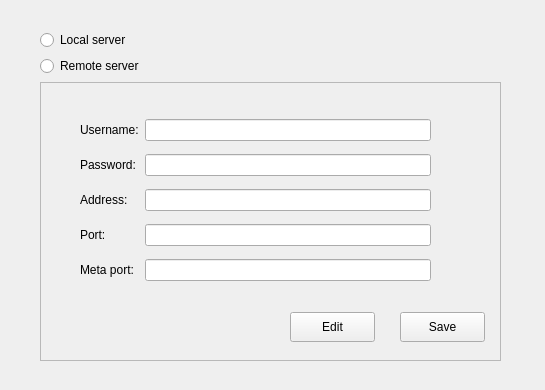
<?xml version="1.0" encoding="UTF-8"?>
<ui version="4.0">
 <class>Form</class>
 <widget class="QWidget" name="Form">
  <property name="geometry">
   <rect>
    <x>0</x>
    <y>0</y>
    <width>545</width>
    <height>390</height>
   </rect>
  </property>
  <property name="windowTitle">
   <string>Form</string>
  </property>
  <widget class="QWidget" name="gridLayoutWidget">
   <property name="geometry">
    <rect>
     <x>40</x>
     <y>30</y>
     <width>461</width>
     <height>331</height>
    </rect>
   </property>
   <layout class="QGridLayout" name="gridLayout">
    <item row="0" column="0">
     <widget class="QRadioButton" name="localServerButton">
      <property name="text">
       <string>Local server</string>
      </property>
     </widget>
    </item>
    <item row="2" column="0">
     <widget class="QFrame" name="remoteServerBox">
      <property name="frameShape">
       <enum>QFrame::StyledPanel</enum>
      </property>
      <property name="frameShadow">
       <enum>QFrame::Raised</enum>
      </property>
      <widget class="QWidget" name="gridLayoutWidget_2">
       <property name="geometry">
        <rect>
         <x>40</x>
         <y>30</y>
         <width>351</width>
         <height>181</height>
        </rect>
       </property>
       <layout class="QGridLayout" name="gridLayout_3">
        <item row="1" column="0">
         <widget class="QLabel" name="passwordLabel">
          <property name="text">
           <string>Password:</string>
          </property>
         </widget>
        </item>
        <item row="0" column="0">
         <widget class="QLabel" name="usernameLabel">
          <property name="text">
           <string>Username:</string>
          </property>
         </widget>
        </item>
        <item row="0" column="1">
         <widget class="QLineEdit" name="usernameLine"/>
        </item>
        <item row="1" column="1">
         <widget class="QLineEdit" name="passwordLine"/>
        </item>
        <item row="2" column="0">
         <widget class="QLabel" name="addressLabel">
          <property name="text">
           <string>Address:</string>
          </property>
         </widget>
        </item>
        <item row="3" column="0">
         <widget class="QLabel" name="portLabel">
          <property name="text">
           <string>Port:</string>
          </property>
         </widget>
        </item>
        <item row="4" column="0">
         <widget class="QLabel" name="metaPortLabel">
          <property name="text">
           <string>Meta port:</string>
          </property>
         </widget>
        </item>
        <item row="2" column="1">
         <widget class="QLineEdit" name="addressLine"/>
        </item>
        <item row="3" column="1">
         <widget class="QLineEdit" name="portLine"/>
        </item>
        <item row="4" column="1">
         <widget class="QLineEdit" name="metaPortLine"/>
        </item>
       </layout>
      </widget>
      <widget class="QPushButton" name="saveButton">
       <property name="geometry">
        <rect>
         <x>360</x>
         <y>230</y>
         <width>85</width>
         <height>30</height>
        </rect>
       </property>
       <property name="text">
        <string>Save</string>
       </property>
      </widget>
      <widget class="QPushButton" name="editButton">
       <property name="geometry">
        <rect>
         <x>250</x>
         <y>230</y>
         <width>85</width>
         <height>30</height>
        </rect>
       </property>
       <property name="text">
        <string>Edit</string>
       </property>
      </widget>
      <zorder>gridLayoutWidget_2</zorder>
      <zorder>remoteServerButton</zorder>
      <zorder>saveButton</zorder>
      <zorder>editButton</zorder>
     </widget>
    </item>
    <item row="1" column="0">
     <widget class="QRadioButton" name="remoteServerButton">
      <property name="text">
       <string>Remote server</string>
      </property>
     </widget>
    </item>
   </layout>
  </widget>
 </widget>
 <resources/>
 <connections/>
</ui>
